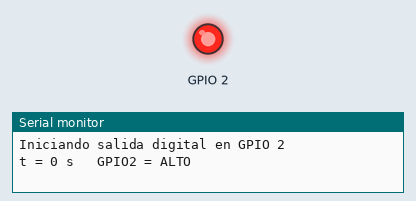
Recording of a program running on a simulated ESP32. On the bench: output pins drawn as LEDs (lit = HIGH), the last lines printed to the serial monitor. WiFi joins after 1.5 s; servers stay silent unless stated.

Above: at 1.1 s.
At 3.1 s:
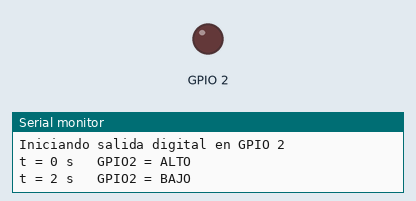
Timing chart, 0 to 5.3 s (numbered marks = the images above):
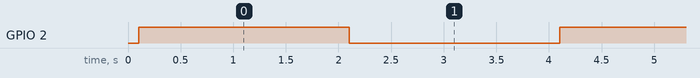

Measured:
- by itself, GPIO 2: alternates HIGH for 2.0 s and LOW for 2.0 s

The program:

main.cpp
```cpp
#include <Arduino.h>

// =============================================================
// DESCOMENTAR LAS SIGUIENTES LÍNEAS PARA LA VERSIÓN CON WIFI
// =============================================================
#include <WiFi.h>
const char* ssid = "Wokwi-GUEST";
const char* password = "";

void setup() {
    pinMode(2, OUTPUT);
    Serial.begin(115200);
    delay(100);
    Serial.println();
    Serial.println("Iniciando salida digital en GPIO 2");

    // =============================================================
    // DESCOMENTAR LA SIGUIENTE LÍNEA PARA LA VERSIÓN CON WIFI
    // =============================================================
    WiFi.begin(ssid, password);
}

void loop() {
    static unsigned long segundos = 0;

    digitalWrite(2, HIGH);
    Serial.print("t = ");
    Serial.print(segundos);
    Serial.println(" s   GPIO2 = ALTO");
    delay(2000);
    segundos += 2;

    digitalWrite(2, LOW);
    Serial.print("t = ");
    Serial.print(segundos);
    Serial.println(" s   GPIO2 = BAJO");
    delay(2000);
    segundos += 2;
}
```
